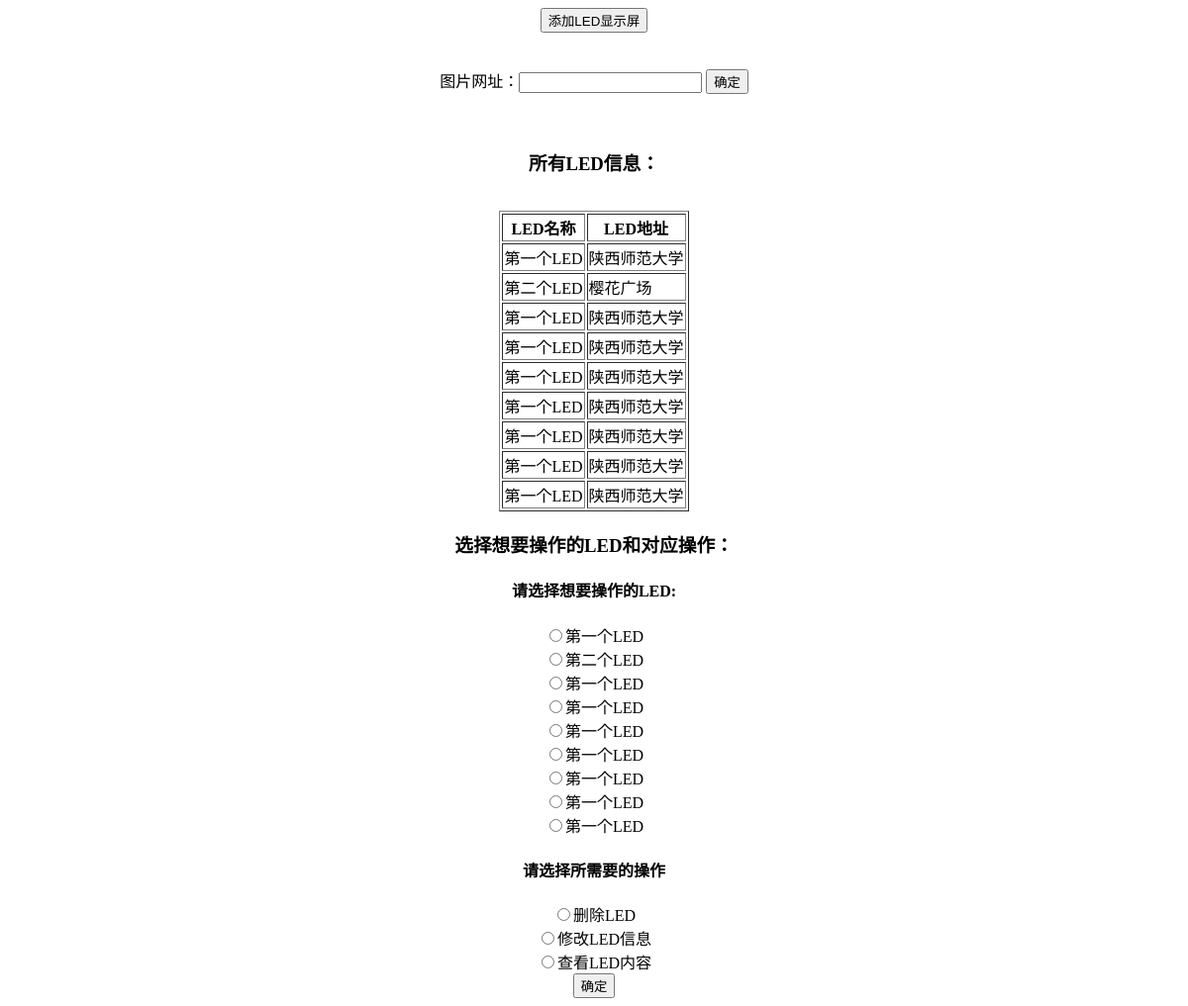
Before: /led/1/choice/ with the older database file.
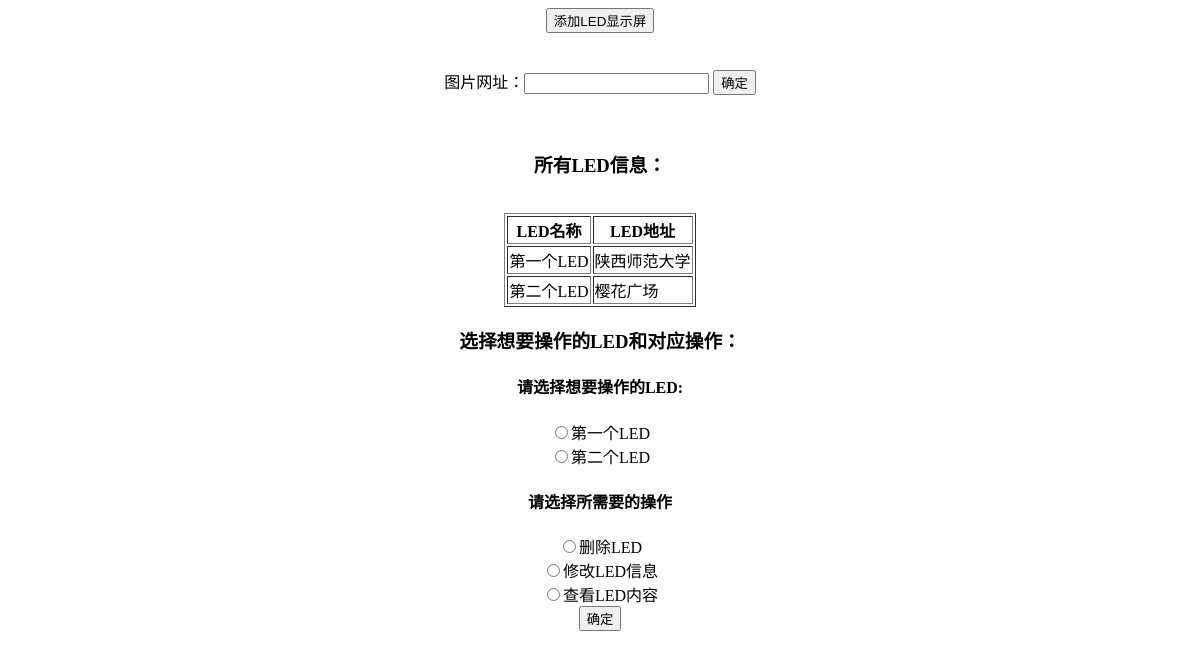
After: the same page with the newer database file.
### led/models.py (models this page shows, shortened)
class LedNumber(models.Model):
	custom = models.ForeignKey(Custom,on_delete=models.CASCADE)
	led_text = models.CharField(max_length= 100)	#LED内容
	address_text = models.CharField(max_length = 200,null = True,blank = True) #LED位置信息

### led/views.py (the view)
# urls.py: path('<int:user_id>/choice/',views.choice_page,name='choice'),
def choice_page(request,user_id):
	led_list = Custom.objects.get(pk =user_id)
	context = {
		'led_list' : led_list,
		'user_id':user_id
	}
	return render(request,'led/choice_page.html',context)

### led/templates/led/choice_page.html (shortened to what this page needs)
<!DOCTYPE html>
<html>
<head>
</head>
<body>
	<center>
	<form action="{% url 'led:add_led' user_id %}" method="post">
		<input type="button" value="添加LED显示屏" onclick="submit()">
	</form>
	<br><br>
	<form action="{% url 'led:add_picture' user_id %}" method="post" >
		图片网址：<input type="text" name="pic_url">
		<input type="submit" value="确定">
	</form>
	<br><br>
	<h3>所有LED信息：</h3>
	<table border="1">
		<tr>
			<th>LED名称</th>
			<th>LED地址</th>
		</tr>
		{% for led in led_list.lednumber_set.all %}
		<tr><td>{{led.led_text}}</td><td>{{led.address_text}}</td></tr>
		{% endfor %}
		<br>
	</table>
	<h3>选择想要操作的LED和对应操作：</h3>
	<form action="{% url 'led:led_operation' user_id %}" method="post">
		<h4>请选择想要操作的LED:</h4>
		{% for led in led_list.lednumber_set.all %}
		<input type="radio" name="led_choice" value="{{led.id}}" ><label>{{led.led_text}}</label><br>
		{% endfor %}
		<h4>请选择所需要的操作</h4>
		<input type="radio" name="op" value="d" ><label>删除LED</label><br>
		<input type="radio" name="op" value="u"><label>修改LED信息</label><br>
		<input type="radio" name="op" value="l"><label>查看LED内容</label><br>
	<input type="submit" value="确定">
</form>
</center>
</body>
</html>

Changed rows visible on the page:
removed LedNumber: led_text "第一个LED", address_text "陕西师范大学"
removed LedNumber: led_text "第一个LED", address_text "陕西师范大学"
removed LedNumber: led_text "第一个LED", address_text "陕西师范大学"
removed LedNumber: led_text "第一个LED", address_text "陕西师范大学"
removed LedNumber: led_text "第一个LED", address_text "陕西师范大学"
removed LedNumber: led_text "第一个LED", address_text "陕西师范大学"
removed LedNumber: led_text "第一个LED", address_text "陕西师范大学"
